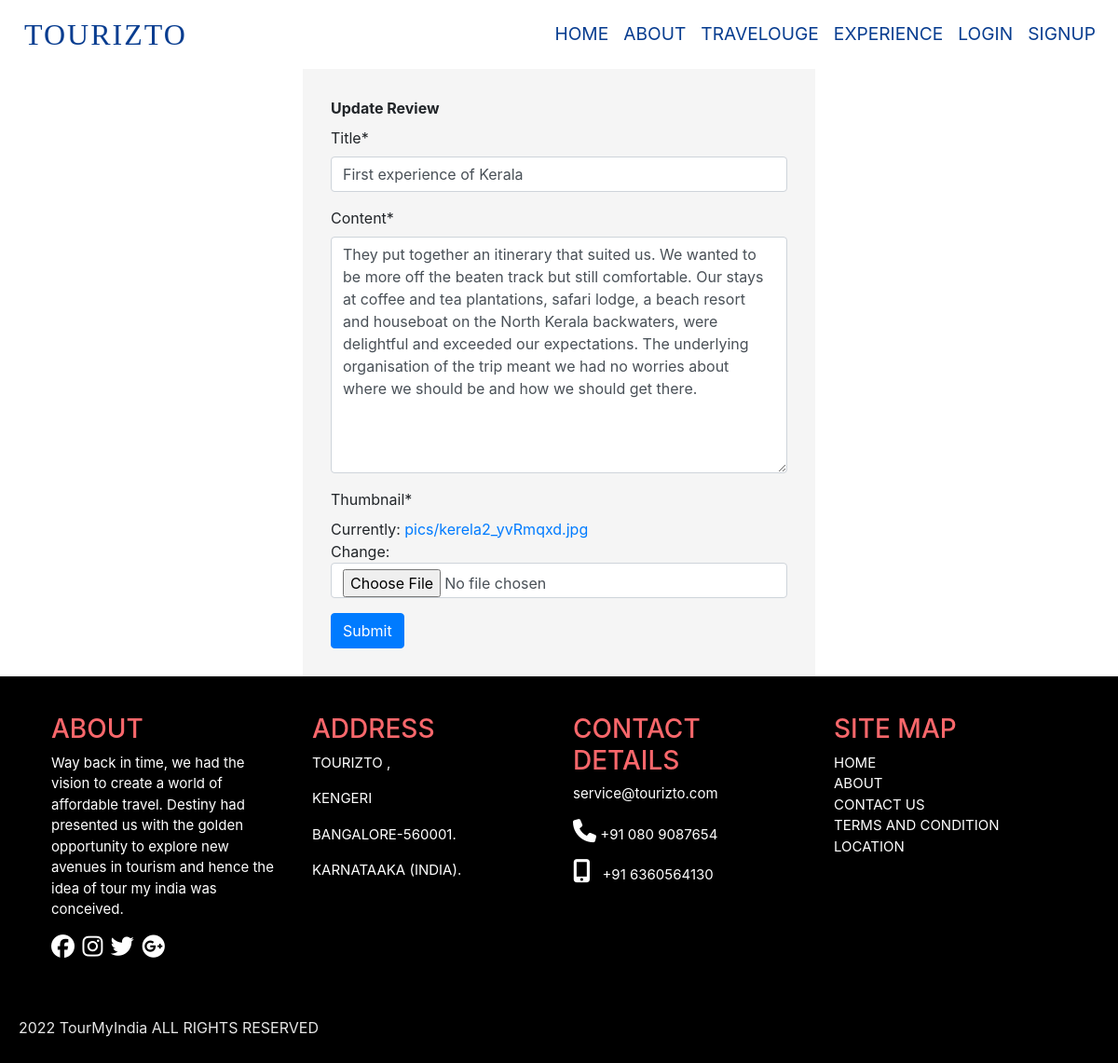
Screenshot of /Experience/Review/2/update/ with the database file from the repository.
### Review/models.py (models this page shows, shortened)
class Review(models.Model):
    title = models.CharField(max_length=200, unique=True)
    author = models.ForeignKey(User, on_delete=models.CASCADE)
    content = models.TextField()
    thumbnail = models.ImageField(upload_to='pics')
    likes = models.ManyToManyField(User, related_name='review_likes', blank=True)
    time_stamp = models.DateTimeField(auto_now_add=True, auto_now=False)
    class Meta:
        ordering = ['-time_stamp']

### Review/views.py (the view)
# urls.py: path('Review/<str:id>/update/', views.update_review, name='update_review'),
def update_review(request, id):
    review = Review.objects.get(id=id)
    form = ReviewForm(instance=review)
    if request.method == 'POST':
        form = ReviewForm(request.POST or None, request.FILES or None, instance=review)
        if form.is_valid():
            form.save()
            messages.success(request, 'The Review has been updated successfully')
            return redirect('view_review', id=id)
    context = {'form':form}
    return render(request, 'update_review.html', context)

### Review/forms.py
class ReviewForm(ModelForm):
    class Meta:
        model = Review
        fields = [
            'title',
            'content',
            'thumbnail',
        ]

### templates/update_review.html (shortened to what this page needs)
{% extends 'layout.html' %}
{% load static %}
{% load crispy_forms_tags %}
{% block csscontent %}
    <link rel="stylesheet" type="text/css" href="{% static 'css/add_itenary.css' %}">
{% endblock %}
{% block content %}
<div class="newdestinationbox">
    <form method="POST" action="" enctype="multipart/form-data">
        <label><b>Update Review</b></label>
        {{form|crispy}}
        <button type="submit" class="btn btn-primary">Submit</button>
    </form>
</div>
{% endblock %}

### static/css/layout.css (style rules this page uses)
* { padding:0; margin: 0; }

### static/css/add_itenary.css (style rules this page uses)
.newdestinationbox { background-color: whitesmoke; box-sizing: border-box; width: 550px; height: auto; margin-left: auto; margin-right: auto; padding: 30px 30px; }

### rows the page displays
Review: title "First experience of Kerala", content "They put together an itinerary that suited us. We wanted to be more off the beaten track but still comfortable. Our stays at coffee and tea plantations, safari lodge, a beach resort and houseboat on the North Kerala backwaters, were delightful and exceeded our expectations. The underlying organisation of the trip meant we had no worries about where we should be and how we should get there."
